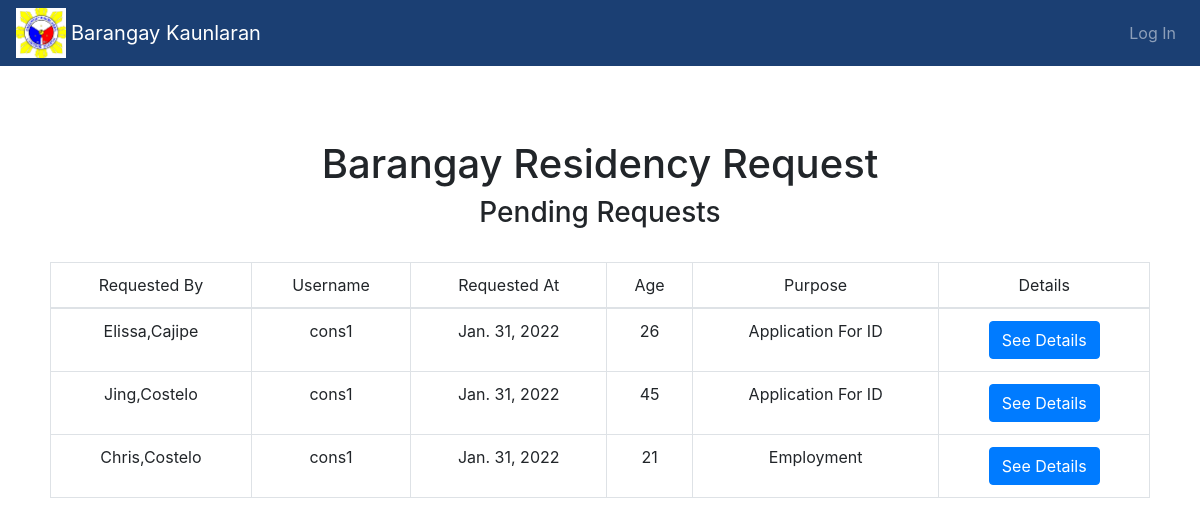
The app's page /staff/docu_Request/staffView_Residency/ with its own data.
### documentRequest/models.py (models this page shows, shortened)
class docType(models.Model):
    is_Pending = models.BooleanField(default=True)
    is_Done = models.BooleanField(default=False)
    class Meta:
        abstract = True

class BrgyResidency(docType):
    first_name = models.CharField(max_length=100)
    last_name = models.CharField(max_length=100)
    middle_name = models.CharField(max_length=100)
    age = models.PositiveIntegerField()
    nationality = models.CharField(max_length=100)
    purpose = models.CharField(max_length=100)
    Address = models.CharField(max_length=255)
    email =  models.CharField(max_length=255)
    requested_by = models.ForeignKey(User,on_delete=models.CASCADE)
    requested_at = models.DateField(default=datetime.date.today)
    cedula = models.ImageField(null=True, blank=True, default = '#' ,upload_to="BrgyIndigencyCedula/")
    validId = models.ImageField(null=True, blank=True, default = '#' ,upload_to="BrgyIndigencyID/")

### accounts/models.py (models this page shows)
class User(AbstractUser):
    is_BrgyStaff = models.BooleanField(default=False)
    is_Constituent = models.BooleanField(default=False)

### documentRequest/views.py (the view)
# urls.py: path('staffView_Residency/',views.residencyListView,name='residencyStaff'),
def residencyListView(request):
    context = {}
    context["dataset"] = BrgyResidency.objects.filter(is_Pending=True)
    return render(request,'staffView_Residency.html',context)

### documentRequest/templates/staffview_Residency.html
{% extends "Staff_base.html"%}
{% load static %}
{% block content %}
    <div class="container-list" style="margin:50px 50px 50px 50px">
      <br>
      <h1 style="text-align:center">Barangay Residency Request</h1>
      <h3 style="text-align:center">Pending Requests</h3>
      <br>
        <table class="table table-bordered text-center">
          <thead>
            <td>Requested By</td>
            <td>Username</td>
            <td>Requested At</td>
            <td>Age</td>
            <td>Purpose</td>
            <td>Details</td>
          </thead>
          <tbody>
            {%for docs in dataset%}
            <tr>
              <td>{{docs.first_name}},{{docs.last_name}}</td>
              <td>{{docs.requested_by}}</td>
              <td>{{docs.requested_at}}</td>
              <td>{{docs.age}}</td>
              <td>{{docs.purpose}}</td>
                <td><a href="{%url 'documentRequest:residencyDetail' docs.pk%}" class="btn btn-primary">See Details</a></td>
            </tr>
              {%endfor%}
            </tbody>
          </table>
      </div>
{% endblock %}

### static/BrgySystem_WebBased/css/style.css (style rules this page uses)
h3 { margin-top: 50px; }

### records on screen
BrgyResidency: first_name "Elissa", last_name "Cajipe", requested_by "cons1", requested_at "Jan. 31, 2022", age "26", purpose "Application For ID"
BrgyResidency: first_name "Jing", last_name "Costelo", requested_by "cons1", requested_at "Jan. 31, 2022", age "45", purpose "Application For ID"
BrgyResidency: first_name "Chris", last_name "Costelo", requested_by "cons1", requested_at "Jan. 31, 2022", age "21", purpose "Employment"
